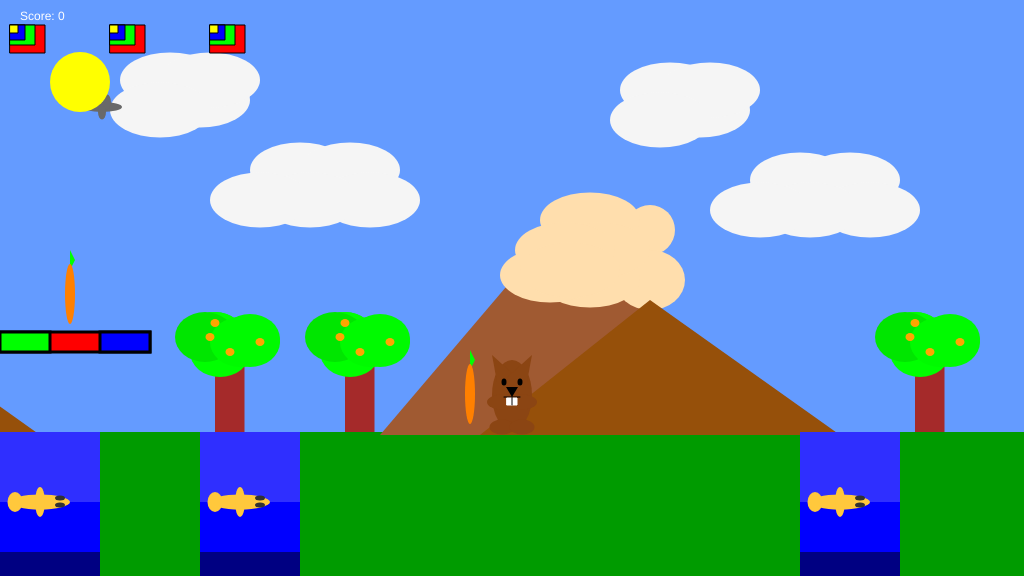
Frame 1 (no input)
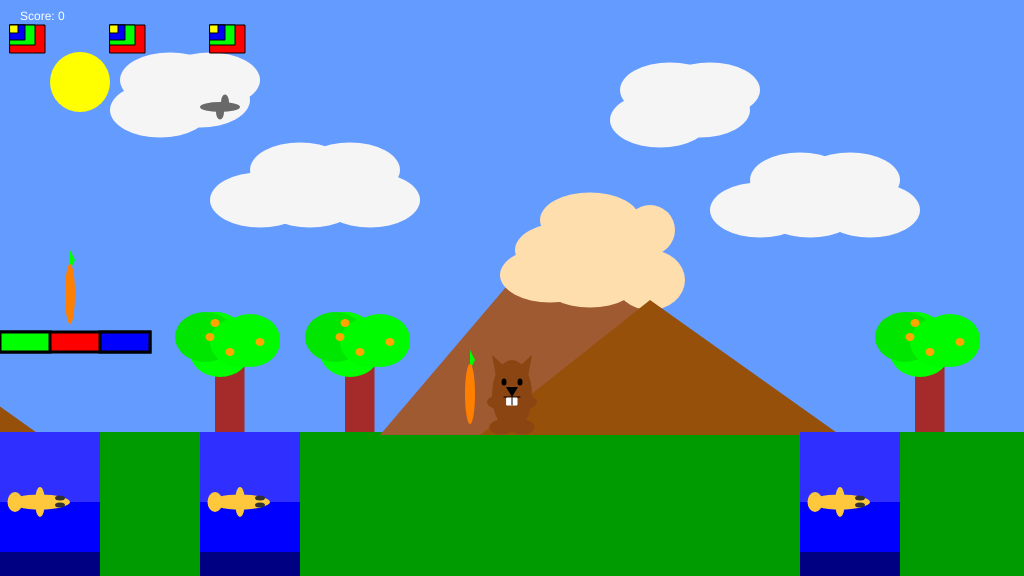
Frame 60 (no input)
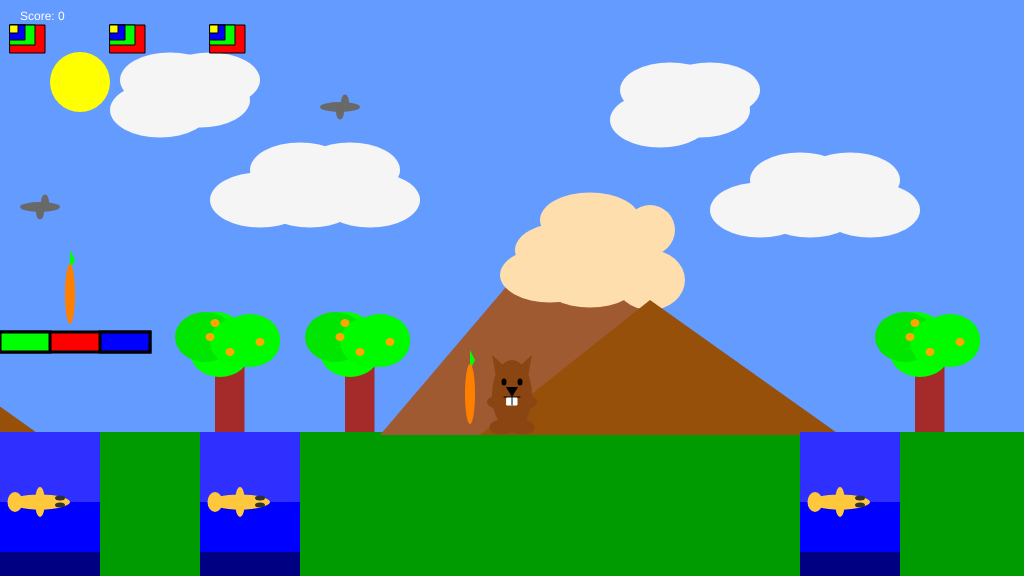
Frame 120 (the mouse pressed at the canvas centre since frame 60)

The p5.js sketch that drew these frames (run headless with seeded random() and noise() and a simulated clock; from frame 60 on, the mouse is pressed at the canvas centre):

// p5.js sketch
// ── sketch.js
//Game

var gameChar_x;
var gameChar_y;
var floorPos_y;
var scrollPos;
var gameChar_world_x;
var isLeft;
var isRight;
var isFalling;
var isPlummeting;
var clouds;
var mountains;
var trees_x;
var collectables;
var canyons;
var game_score;
var flagpole;
var lives;
var platforms;
var birds;

function setup()
{
    createCanvas(1024, 576);
    floorPos_y = height * 3/4;
    lives = 4;
    startGame();
    game_score = 0;
}

function startGame()
{
	gameChar_x = width/2;
	gameChar_y = floorPos_y;

	// Variable to control the background scrolling.
	scrollPos = 0;

	// Variable to store the real position of the gameChar in the game
	// world. Needed for collision detection.
	gameChar_world_x = gameChar_x - scrollPos;

	// Boolean variables to control the movement of the game character.
	isLeft = false;
	isRight = false;
	isFalling = false;
	isPlummeting = false;

	// Initialise arrays of scenery objects.
    trees_x = [130, 0, 700, -1000, -1900, -2400];
    
    clouds = [
            {x_pos:0, y_pos:0, size:0},
            {x_pos:-1500, y_pos:100, size:0},
            {x_pos:-2000, y_pos:50, size:0},
            {x_pos:500, y_pos:10, size:0}
            ];
    
    mountains= [
            {x_pos:0, y_pos:0, size: 0},
            {x_pos:1000, y_pos:0, size:0},
            {x_pos:1500, y_pos:0, size:0},
            {x_pos:-800, y_pos: 0, size: 0},
            {x_pos:-1000, y_pos:0, size: 0},
            {x_pos:-1700, y_pos:0, size: 0},
            {x_pos:-2000, y_pos:0, size: 0}
            ];
    
    canyons = [
            {x_pos: 0, y_pos:0, size:100},
            {x_pos: 200,y_pos:0, size:100},
            {x_pos: 800,y_pos:0, size:100},
            {x_pos: -700,y_pos:0, size:100},
            {x_pos: -1200,y_pos:0, size:100},
            {x_pos: -1990,y_pos:0, size:100}
            ]
  
    collectables = [
            {x_pos: 200, y_pos: 100, size: 50, isFound:false},
            {x_pos: -700, y_pos: 100, size: 50, isFound:false},
            {x_pos: -900, y_pos: 100, size: 50, isFound:false},
            {x_pos: -1000, y_pos: 100, size: 50, isFound:false},
            {x_pos: -1600, y_pos: 100, size: 50, isFound:false},
            {x_pos: -2000, y_pos: 100, size: 50, isFound:false},
            {x_pos: -200, y_pos: 0, size: 50, isFound:false},
            {x_pos: -500, y_pos: 0, size: 50, isFound:false},
            {x_pos: -1700, y_pos: 0, size: 50, isFound:false}
            ]

    flagpole = {x_pos: -2100, isReached: false};
    
    lives -=1;
    
    platforms = [];
    platforms.push(createPlatform(0, floorPos_y-100,150));
    platforms.push(createPlatform(-1500, floorPos_y-100,150));
    platforms.push(createPlatform(-300, floorPos_y-100,150));
    
    birds = [];
    birds.push(new Bird(100, floorPos_y-300, 700));
    birds.push(new Bird(-1500, floorPos_y-250, 500));
    birds.push(new Bird(-200, floorPos_y-200, 900));
}

function draw()
{
	background(100, 155, 255); // fill the sky blue

	noStroke();
	fill(0,155,0);
	rect(0, floorPos_y, width, height/4); // draw some green ground
    
    //Scrolling
    push();
    translate(scrollPos,0);
    
	// Draw clouds.
    drawClouds();

	// Draw mountains.
    drawMountains();
    
	// Draw trees.
    drawTrees();
    
    // Draw canyons.
    for(var i = 0; i<canyons.length; i++)
    {
        drawCanyons(canyons[i]);
        checkCanyons(canyons[i]);
    }
    if(isPlummeting==true)
    {
        gameChar_y+=10;
    }
    
    //Losing lives
    if (gameChar_y > 574 && lives > 0)
    {
        startGame();
    }
    
	// Draw collectable items.
    for (var i = 0; i < collectables.length; i++)
    {
        if (collectables[i].isFound != true)
        {
            drawCollectables(collectables[i]);
            checkCollectables(collectables[i]);
        }
    }
    
    renderFlagpole(); 
    
    for (var i =0; i < platforms.length; i++)
    {
        platforms[i].draw();
    }
    
    for (var i = 0; i < birds.length; i++)
    {
        birds[i].update();
        birds[i].draw();
    }
    
    //Flowers
    fill(0, 255, 0);
    rect(-100, floorPos_y-25, 8, 30);
    fill(255, 0, 0);
    ellipse(-96, floorPos_y-25, 15, 15);
    ellipse(-96, floorPos_y-35, 15, 25);
    ellipse(-105, floorPos_y-25, 25, 15);
    ellipse(-90, floorPos_y-25, 25, 15);
    ellipse(-105, floorPos_y-35, 15, 25);
    ellipse(-88, floorPos_y-35, 15, 25);
    fill(0, 255, 0);
    rect(-200, floorPos_y-25, 8, 30);
    fill(255, 255, 0);
    ellipse(-196, floorPos_y-25, 15, 15);
    ellipse(-196, floorPos_y-35, 15, 25);
    ellipse(-205, floorPos_y-25, 25, 15);
    ellipse(-190, floorPos_y-25, 25, 15);
    ellipse(-205, floorPos_y-35, 15, 25);
    ellipse(-188, floorPos_y-35, 15, 25);
    fill(0, 255, 0);
    rect(-600, floorPos_y-25, 8, 30);
    fill(0, 0, 255);
    ellipse(-596, floorPos_y-25, 15, 15);
    ellipse(-596, floorPos_y-35, 15, 25);
    ellipse(-605, floorPos_y-25, 25, 15);
    ellipse(-590, floorPos_y-25, 25, 15);
    ellipse(-605, floorPos_y-35, 15, 25);
    ellipse(-588, floorPos_y-35, 15, 25);
    fill(0, 255, 0);
    rect(-1000, floorPos_y-25, 8, 30);
    fill(255, 220, 215);
    ellipse(-996, floorPos_y-25, 15, 15);
    ellipse(-996, floorPos_y-35, 15, 25);
    ellipse(-1005, floorPos_y-25, 25, 15);
    ellipse(-990, floorPos_y-25, 25, 15);
    ellipse(-1005, floorPos_y-35, 15, 25);
    ellipse(-988, floorPos_y-35, 15, 25);
    fill(0, 255, 0);
    rect(-1500, floorPos_y-25, 8, 30);
    fill(255, 0, 0);
    ellipse(-1496, floorPos_y-25, 15, 15);
    ellipse(-1496, floorPos_y-35, 15, 25);
    ellipse(-1505, floorPos_y-25, 25, 15);
    ellipse(-1490, floorPos_y-25, 25, 15);
    ellipse(-1505, floorPos_y-35, 15, 25);
    ellipse(-1488, floorPos_y-35, 15, 25);
    fill(0, 255, 0);
    rect(-1700, floorPos_y-28, 8, 30);
    fill(255, 255, 0);
    ellipse(-1696, floorPos_y-25, 15, 15);
    ellipse(-1696, floorPos_y-35, 15, 25);
    ellipse(-1705, floorPos_y-25, 25, 15);
    ellipse(-1690, floorPos_y-25, 25, 15);
    ellipse(-1705, floorPos_y-35, 15, 25);
    ellipse(-1688, floorPos_y-35, 15, 25);
    
    pop();

    // Draw game character.
	drawGameChar();
    
    //Draw screen text
    //Scores
    fill(255);
    noStroke();
    text("Score: " + game_score, 20, 20);
    
    //Lives
    for(var i = 0; i < lives; i++)
    {   
        push();
        stroke(0);
        fill(255, 0, 0);
        rect([i]+10, 25, 35, 28);
        fill(0, 255, 0);
        rect([i]+10, 25, 25, 20);
        fill(0, 0, 255);
        rect([i]+10, 25, 15, 15);
        fill(255, 255, 0);
        rect([i]+10, 25, 8, 8);
        pop();
    }
    
        //Game Over
    if (lives < 1)
    {
        fill(255, 0,0);
        noStroke();
        textSize(25);
        text("Game over. Press space to continue!", 315, 60);
        return;
    }    
       //Level complete
    if (flagpole.isReached == true)
    {
        fill(255, 255, 0);
        noStroke();
        textSize(25)
        text("Level complete. Press space to continue!", 315, 60)
        return;
    }
    fill(255, 255, 0);
    ellipse(80, floorPos_y -350, 60, 60);
    
	// Logic to make the game character move or the background scroll.
	if(isLeft)
	{
		if(gameChar_x > width * 0.2)
		{
			gameChar_x -= 5;
		}
		else
		{
			scrollPos += 5;
		}
	}

	if(isRight)
	{
		if(gameChar_x < width * 0.8)
		{
			gameChar_x  += 5;
		}
		else
		{
			scrollPos -= 5; // negative for moving against the background
		}
	}

	// Logic to make the game character rise and fall.
    if (gameChar_y < floorPos_y)
    {
        var isContact = false;
        for (var i = 0; i < platforms.length; i++)
        {
            if(platforms[i].checkContact(gameChar_world_x, gameChar_y))
            {
                isContact = true;
                break;
            }
        }
        if(isContact == false)
        {        
        gameChar_y += 5;
        isFalling = true;
        }
        else
        {
            isFalling = false;
        }
    }
    else
    {
        isFalling = false;
    }

    if(flagpole.isReached != true)
    {
        checkFlagpole();
    }
	// Update real position of gameChar for collision detection.
	gameChar_world_x = gameChar_x - scrollPos;
}


// ---------------------
// Key control functions
// ---------------------

function keyPressed(){
    
    if(flagpole.isReached && key == ' ')
    {
        nextLevel();
        return
    }
    else if(lives == 0 && key == ' ')
    {
        returnToStart();
        return
    }

	console.log("press" + keyCode);
	console.log("press" + key);
    
    if (keyCode == 37)
    {
        isLeft = true;
    }
    if (keyCode == 39)
    {
        isRight = true;
    }
      if(keyCode==32)
    {
        isFalling = true;
    }
    if (keyCode ==32 && gameChar_y == floorPos_y)
    {
        gameChar_y -=200;
    }

}

function keyReleased()
{

	console.log("release" + keyCode);
	console.log("release" + key);
    
    if (keyCode == 37)
    {
        isLeft = false;
    }
    if (keyCode == 39)
    {
        isRight = false;
    }
    if(keyCode==32)
    {
        isFalling = false;
        console.log("isFalling=" + isFalling);
    }
}

// Game character render function
// ------------------------------
// Function to draw the game character.

function drawGameChar()
{
	// draw game character
    if(isLeft && isFalling)
	{
		// add your jumping-left code
         //Body
        fill(139, 69, 19);
        ellipse(gameChar_x, gameChar_y-37, 40, 60);
        rect(gameChar_x, gameChar_y-67, 20, 60);
        ellipse(gameChar_x+15, gameChar_y-20, 20, 18);
        //Legs
        ellipse(gameChar_x-7, gameChar_y-8, 15, 20);
        ellipse(gameChar_x+9, gameChar_y-6, 15, 20);
        //Arms
        fill(160, 80, 25);
        ellipse(gameChar_x+13, gameChar_y -40, 10, 20);
        //Ears
        fill(139, 69, 19);
        triangle(gameChar_x+8, gameChar_y-77, gameChar_x-15, gameChar_y-50, gameChar_x+10, gameChar_y-50);
        triangle(gameChar_x+20, gameChar_y-77, gameChar_x+15, gameChar_y-50, gameChar_x-10, gameChar_y-50);
        //Eyes
        fill(0);
        ellipse(gameChar_x+5, gameChar_y-53, 5, 7);
        ellipse(gameChar_x-8, gameChar_y-53, 5, 7);
        //Nose
        triangle(gameChar_x-8, gameChar_y-47, gameChar_x-2, gameChar_y-37, gameChar_x+2, gameChar_y-47);
        stroke(0);
        line(gameChar_x+5, gameChar_y-38, gameChar_x-12, gameChar_y-38);
        //Teeth
        fill(255);
        stroke(255);
        rect(gameChar_x-10, gameChar_y-37, 5, 7);
        rect(gameChar_x-3, gameChar_y-37, 5, 7);
        stroke(0);
        line(gameChar_x-4, gameChar_y-37, gameChar_x-4, gameChar_y-29);
    }
	else if(isRight && isFalling)
	{
		// add your jumping-right code
         //Body
        fill(139, 69, 19);
        ellipse(gameChar_x, gameChar_y-37, 40, 60);
        rect(gameChar_x-20, gameChar_y-67, 20, 60);
        ellipse(gameChar_x-15, gameChar_y-20, 20, 18);
        //Legs
        ellipse(gameChar_x+7, gameChar_y-8, 15, 20);
        ellipse(gameChar_x-9, gameChar_y-6, 15, 20);
        //Arms
        fill(160, 80, 25);
        ellipse(gameChar_x-13, gameChar_y -40, 10, 20);
        //Ears
        fill(139, 69, 19);
        triangle(gameChar_x-8, gameChar_y-77, gameChar_x+15, gameChar_y-50, gameChar_x-10, gameChar_y-50);
        triangle(gameChar_x-20, gameChar_y-77, gameChar_x-15, gameChar_y-50, gameChar_x+10, gameChar_y-50);
        //Eyes
        fill(0);
        ellipse(gameChar_x-5, gameChar_y-53, 5, 7);
        ellipse(gameChar_x+8, gameChar_y-53, 5, 7);
        //Nose
        triangle(gameChar_x+8, gameChar_y-47, gameChar_x+2, gameChar_y-37, gameChar_x-2, gameChar_y-47);
        stroke(0);
        line(gameChar_x-4, gameChar_y-37, gameChar_x+12, gameChar_y-37);
          //Teeth
        fill(255);
        stroke(255);
        rect(gameChar_x+5, gameChar_y-36, 5, 7);
        rect(gameChar_x-2, gameChar_y-36, 5, 7);
        stroke(0);
        line(gameChar_x+4, gameChar_y-37, gameChar_x+4, gameChar_y-29);
	}
	else if(isLeft)
	{
		// add your walking left code
        //Body
        fill(139, 69, 19);
        ellipse(gameChar_x, gameChar_y-37, 40, 60);
        rect(gameChar_x, gameChar_y-67, 20, 60);
        ellipse(gameChar_x+15, gameChar_y-20, 20, 18);
        //Legs
        ellipse(gameChar_x-7, gameChar_y-8, 25, 10);
        ellipse(gameChar_x+9, gameChar_y-5, 25, 10);
        //Arms
        fill(160, 80, 25);
        ellipse(gameChar_x+10, gameChar_y -30, 7, 15);
        //Ears
        fill(139, 69, 19);
        triangle(gameChar_x+8, gameChar_y-77, gameChar_x-15, gameChar_y-50, gameChar_x+10, gameChar_y-50);
        triangle(gameChar_x+20, gameChar_y-77, gameChar_x+15, gameChar_y-50, gameChar_x-10, gameChar_y-50);
        //Eyes
        fill(0);
        ellipse(gameChar_x+5, gameChar_y-53, 5, 7);
        ellipse(gameChar_x-8, gameChar_y-53, 5, 7);
        //Nose
        triangle(gameChar_x-8, gameChar_y-47, gameChar_x-2, gameChar_y-37, gameChar_x+2, gameChar_y-47);
        stroke(0);
        line(gameChar_x+5, gameChar_y-38, gameChar_x-12, gameChar_y-38);
        //Teeth
        fill(255);
        stroke(255);
        rect(gameChar_x-10, gameChar_y-37, 5, 7);
        rect(gameChar_x-3, gameChar_y-37, 5, 7);
        stroke(0);
        line(gameChar_x-4, gameChar_y-37, gameChar_x-4, gameChar_y-29); 
	}
	else if(isRight)
	{
		// add your walking right code
        //Body
        fill(139, 69, 19);
        ellipse(gameChar_x, gameChar_y-37, 40, 60);
        rect(gameChar_x-20, gameChar_y-67, 20, 60);
        ellipse(gameChar_x-15, gameChar_y-20, 20, 18);
        //Legs
        ellipse(gameChar_x+7, gameChar_y-8, 25, 10);
        ellipse(gameChar_x-9, gameChar_y-5, 25, 10);
        //Arms
        fill(160, 80, 25);
        ellipse(gameChar_x-10, gameChar_y -30, 7, 15);
        //Ears
        fill(139, 69, 19);
        triangle(gameChar_x-8, gameChar_y-77, gameChar_x+15, gameChar_y-50, gameChar_x-10, gameChar_y-50);
        triangle(gameChar_x-20, gameChar_y-77, gameChar_x-15, gameChar_y-50, gameChar_x+10, gameChar_y-50);
        //Eyes
        fill(0);
        ellipse(gameChar_x-5, gameChar_y-53, 5, 7);
        ellipse(gameChar_x+8, gameChar_y-53, 5, 7);
        //Nose
        triangle(gameChar_x+8, gameChar_y-47, gameChar_x+2, gameChar_y-37, gameChar_x-2, gameChar_y-47);
        stroke(0);
        line(gameChar_x-4, gameChar_y-37, gameChar_x+12, gameChar_y-37);
          //Teeth
        fill(255);
        stroke(255);
        rect(gameChar_x+5, gameChar_y-36, 5, 7);
        rect(gameChar_x-2, gameChar_y-36, 5, 7);
        stroke(0);
        line(gameChar_x+4, gameChar_y-37, gameChar_x+4, gameChar_y-29);
	}
	else if(isFalling || isPlummeting)
	{
		// add your jumping facing forwards code
        //Body
        fill(139, 69, 19);
        ellipse(gameChar_x, gameChar_y-37, 40, 70);
        //Legs
        ellipse(gameChar_x-10, gameChar_y-8, 12, 24);
        ellipse(gameChar_x+10, gameChar_y-8, 12, 24);
        //Arms
        ellipse(gameChar_x+10, gameChar_y-37, 30, 20);
        ellipse(gameChar_x-10, gameChar_y-37, 30, 20);
        //Ears
        triangle(gameChar_x-20, gameChar_y-77, gameChar_x-15, gameChar_y-50, gameChar_x+10, gameChar_y-50);
        triangle(gameChar_x+20, gameChar_y-77, gameChar_x+15, gameChar_y-50, gameChar_x-10, gameChar_y-50);
        //Eyes
        fill(0);
        ellipse(gameChar_x+8, gameChar_y-50, 5, 7);
        ellipse(gameChar_x-8, gameChar_y-50, 5, 7);
        //Nose
        triangle(gameChar_x-6, gameChar_y-45, gameChar_x, gameChar_y-35, gameChar_x+6, gameChar_y-45);
        stroke(0);
        line(gameChar_x+8, gameChar_y-35, gameChar_x-8, gameChar_y-35);
        //Teeth
        fill(255);
        stroke(255);
        rect(gameChar_x-5, gameChar_y-34, 5, 7);
        rect(gameChar_x, gameChar_y-34, 5, 7);
        stroke(0);
        line(gameChar_x, gameChar_y-35, gameChar_x, gameChar_y-27);
	}
	else
	{
		// add your standing front facing code
        //Body
        fill(139, 69, 19);
        ellipse(gameChar_x, gameChar_y-37, 40, 70);
        //Legs
        ellipse(gameChar_x-10, gameChar_y-5, 25, 15);
        ellipse(gameChar_x+10, gameChar_y-5, 25, 15);
        //Arms
        ellipse(gameChar_x+10, gameChar_y-30, 30, 15);
        ellipse(gameChar_x-10, gameChar_y-30, 30, 15);
        //Ears
        triangle(gameChar_x-20, gameChar_y-77, gameChar_x-15, gameChar_y-50, gameChar_x+10, gameChar_y-50);
        triangle(gameChar_x+20, gameChar_y-77, gameChar_x+15, gameChar_y-50, gameChar_x-10, gameChar_y-50);
        //Eyes
        fill(0);
        ellipse(gameChar_x+8, gameChar_y-50, 5, 7);
        ellipse(gameChar_x-8, gameChar_y-50, 5, 7);
        //Nose
        triangle(gameChar_x-6, gameChar_y-45, gameChar_x, gameChar_y-35, gameChar_x+6, gameChar_y-45);
        stroke(0);
        line(gameChar_x+8, gameChar_y-35, gameChar_x-8, gameChar_y-35);
        //Teeth
        fill(255);
        stroke(255);
        rect(gameChar_x-5, gameChar_y-34, 5, 7);
        rect(gameChar_x, gameChar_y-34, 5, 7);
        stroke(0);
        line(gameChar_x, gameChar_y-35, gameChar_x, gameChar_y-27);
	}
}

// ---------------------------
// Background render functions
// ---------------------------

// Function to draw cloud objects.
function drawClouds()
{
    for (var i = 0; i < clouds.length; i++)
    {
        noStroke();
        fill(245,245,245);
        ellipse(clouds[i].x_pos+200, clouds[i].y_pos+100, clouds[i].size+100, clouds[i].size+55);
        ellipse(clouds[i].x_pos+170, clouds[i].y_pos+80, clouds[i].size+100, clouds[i].size+55);
        ellipse(clouds[i].x_pos+210, clouds[i].y_pos+80, clouds[i].size+100, clouds[i].size+55);
        ellipse(clouds[i].x_pos+160, clouds[i].y_pos+110, clouds[i].size+100, clouds[i].size+55);
        fill(245,245,245);
        ellipse(clouds[i].x_pos+300, clouds[i].y_pos+170, clouds[i].size+100, clouds[i].size+55);
        ellipse(clouds[i].x_pos+350, clouds[i].y_pos+170, clouds[i].size+100, clouds[i].size+55);
        ellipse(clouds[i].x_pos+370, clouds[i].y_pos+200, clouds[i].size+100, clouds[i].size+55);
        ellipse(clouds[i].x_pos+310, clouds[i].y_pos+200, clouds[i].size+100, clouds[i].size+55);
        ellipse(clouds[i].x_pos+260, clouds[i].y_pos+200, clouds[i].size+100, clouds[i].size+55);
        fill(255, 255, 0);
    } 
}

// Function to draw mountains objects.
function drawMountains()
{
    for (var i = 0; i <  mountains.length; i++)
    {
        fill(160,90,50);
        triangle(mountains[i].x_pos+380, mountains[i].y_pos+435, mountains[i].x_pos+580, mountains[i].y_pos+200, mountains[i].x_pos+750, mountains[i].y_pos+435);
        fill(255,222,173);
        ellipse(mountains[i].x_pos+650, mountains[i].y_pos+230, mountains[i].size+50, mountains[i].size+50);
        ellipse(mountains[i].x_pos+650, mountains[i].y_pos+280, mountains[i].size+70, mountains[i].size+60);
        ellipse(mountains[i].x_pos+590, mountains[i].y_pos+280, mountains[i].size+100, mountains[i].size+55);
        ellipse(mountains[i].x_pos+550, mountains[i].y_pos+275, mountains[i].size+100, mountains[i].size+55);
        ellipse(mountains[i].x_pos+590, mountains[i].y_pos+220, mountains[i].size+100, mountains[i].size+55);
        ellipse(mountains[i].x_pos+600, mountains[i].y_pos+250, mountains[i].size+100, mountains[i].size+55);
        ellipse(mountains[i].x_pos+565, mountains[i].y_pos+250, mountains[i].size+100, mountains[i].size+55);
        ellipse(mountains[i].x_pos+570, mountains[i].y_pos+270, mountains[i].size+100, mountains[i].size+55);
        fill(150,80,10);
        triangle(mountains[i].x_pos+480, mountains[i].y_pos+435, mountains[i].x_pos+650, mountains[i].y_pos+300, mountains[i].x_pos+840, mountains[i].y_pos+435);
    }
}

// Function to draw trees objects.
function drawTrees()
{
    for (var i = 0; i < trees_x.length; i++)
    {
        //draw tree
        fill(165,42,42)
        rect(trees_x[i]+215, floorPos_y-91, 29.5, 91);
        fill(0,255,0)
        ellipse(trees_x[i]+215, floorPos_y-95, 60, 50);
        ellipse(trees_x[i]+220, floorPos_y-80, 60, 50);
        ellipse(trees_x[i]+215, floorPos_y-95, 60, 50);
        fill(0,230,0)
        ellipse(trees_x[i]+205, floorPos_y-95, 60, 50);   
        fill(0,250,0)
        ellipse(trees_x[i]+240, floorPos_y-90, 60, 50);
        ellipse(trees_x[i]+250, floorPos_y-90, 60, 50);
        ellipse(trees_x[i]+250, floorPos_y-93, 60, 50);
        fill(255,165,0)
        ellipse(trees_x[i]+210, floorPos_y-95, 9, 8);
        ellipse(trees_x[i]+230, floorPos_y-80, 9, 8);
        ellipse(trees_x[i]+215, floorPos_y-109, 9, 8);
        ellipse(trees_x[i]+260, floorPos_y-90, 9, 8);
    }
}

// ---------------------------------
// Canyon render and check functions
// ---------------------------------

// Function to draw canyon objects.

function drawCanyons(t_canyons)
{
    fill(47, 47, 255);
    rect(t_canyons.x_pos, floorPos_y, t_canyons.size*0+100, 200);
    fill(0, 0, 255);
    rect(t_canyons.x_pos, floorPos_y+70, t_canyons.size*0+100, 200);
    fill(0, 0, 130);
    rect(t_canyons.x_pos, floorPos_y+120, t_canyons.size*0+100, 200);
    //Fishes
    fill(255, 200, 60);
    ellipse(t_canyons.x_pos+15, floorPos_y+70, 15, 20);
    ellipse(t_canyons.x_pos+40, floorPos_y+70, t_canyons.size/2+10, 15);
    ellipse(t_canyons.x_pos+40, floorPos_y+70, t_canyons.size/2-40, 30);
    fill(50, 50, 50);
    ellipse(t_canyons.x_pos+60, floorPos_y+66, t_canyons.size/2-60, 5);
    ellipse(t_canyons.x_pos+60, floorPos_y+73, t_canyons.size/2-60, 5);
}

// Function to check character is over a canyon.
function checkCanyons(t_canyons)
{
    if(gameChar_world_x>=t_canyons.x_pos && (gameChar_y>=floorPos_y)&&(gameChar_world_x<=t_canyons.x_pos+t_canyons.size))
    {
        isPlummeting=true;
        gameChar_y+=10
        
    }
    else
    {
        isPlummeting=false
    }
}

// Collectable items render and check functions
// Function to draw collectable objects.

function drawCollectables(t_collectables)
{
    fill(0, 255, 0);
    triangle(t_collectables.x_pos+270, t_collectables.y_pos+270, t_collectables.x_pos+270, t_collectables.y_pos+250, t_collectables.x_pos+275, t_collectables.y_pos+260);
    fill(255, 128, 0);
    ellipse(t_collectables.x_pos+270, t_collectables.y_pos+294, t_collectables.size-40, t_collectables.size+10);
}

// Function to check character has collected an item.
function checkCollectables(t_collectables)
{
    //logic for collectable item
    //dist from item 529
    var dis=(dist(gameChar_world_x, gameChar_y, t_collectables.x_pos, t_collectables.y_pos));     
    if(dis<440 && dis > 420 && gameChar_y)
    {
        t_collectables.isFound = true;
        game_score +=1;
    }
}

//Creating flagpole
function renderFlagpole()
{
    push();
    stroke(0);
    strokeWeight(5);
    line(flagpole.x_pos, floorPos_y, flagpole.x_pos, floorPos_y - 150)
    
    if (flagpole.isReached)
    {
        noStroke();
        fill(255, 255, 0);
        rect(flagpole.x_pos, floorPos_y - 150, 50, 50);
        fill(0);
        ellipse(flagpole.x_pos+20, floorPos_y - 140, 10, 10);
        ellipse(flagpole.x_pos+40, floorPos_y - 130, 10, 10);
        fill(255);
        stroke(0);
        arc(flagpole.x_pos+25, floorPos_y-115, 30, 20, 0, PI + QUARTER_PI, CHORD);
    }
    else
    {
        noStroke();
        fill(255, 0, 0);
        rect(flagpole.x_pos, floorPos_y - 50, 50, 50); 
    }
    pop();
}
function checkFlagpole()
{
    var d = abs(gameChar_world_x - flagpole.x_pos);
    if (d<50)
    {
        flagpole.isReached = true;
    } 
}

//Creating platforms
function createPlatform(x, y, length)
{
    var p = {
        x: x,
        y: y,
        length: length,
        draw: function()
        {
            stroke(0);
            strokeWeight(3);
            fill(255, 0, 0);
            rect(this.x, this.y, this.length, 20);
            fill(0, 255, 0);
            rect(this.x, this.y, this.length-100, 20);
            fill(0, 0, 255);
            rect(this.x+100, this.y, this.length-100, 20);  
        }, 
        checkContact: function(gc_x, gc_y)
        {
            //checks if game char is in contact with the platform
            if(gc_x > this.x && gc_x < this.x + this.length)
            {
                var d = this.y - gc_y;
                if (d >=0 && d < 5)
                {
                    return true;
                }
            }
            return false;
        }
    }
    return p;
}

//Creating birds
function Bird(x, y, range)
{
    this.x = x;
    this.y = y;
    this.range = range;
    this.current_x = x;
    this.incr = 2;
    
    this.draw = function()
    {
        noStroke();
        fill(105, 105, 105);
        ellipse(this.current_x, this.y -25, 40, 10);
        ellipse(this.current_x, this.y -20, 8, 15);
        ellipse(this.current_x+5, this.y -30, 8, 15);        
    }
    this.update = function()
    {
        this.current_x += this.incr;
        if(this.current_x < this.x)
        {
            this.incr = 2;
        }
        else if (this.current_x > this.x + this.range)
        {
            this.incr = -2;
        }
    }
}
